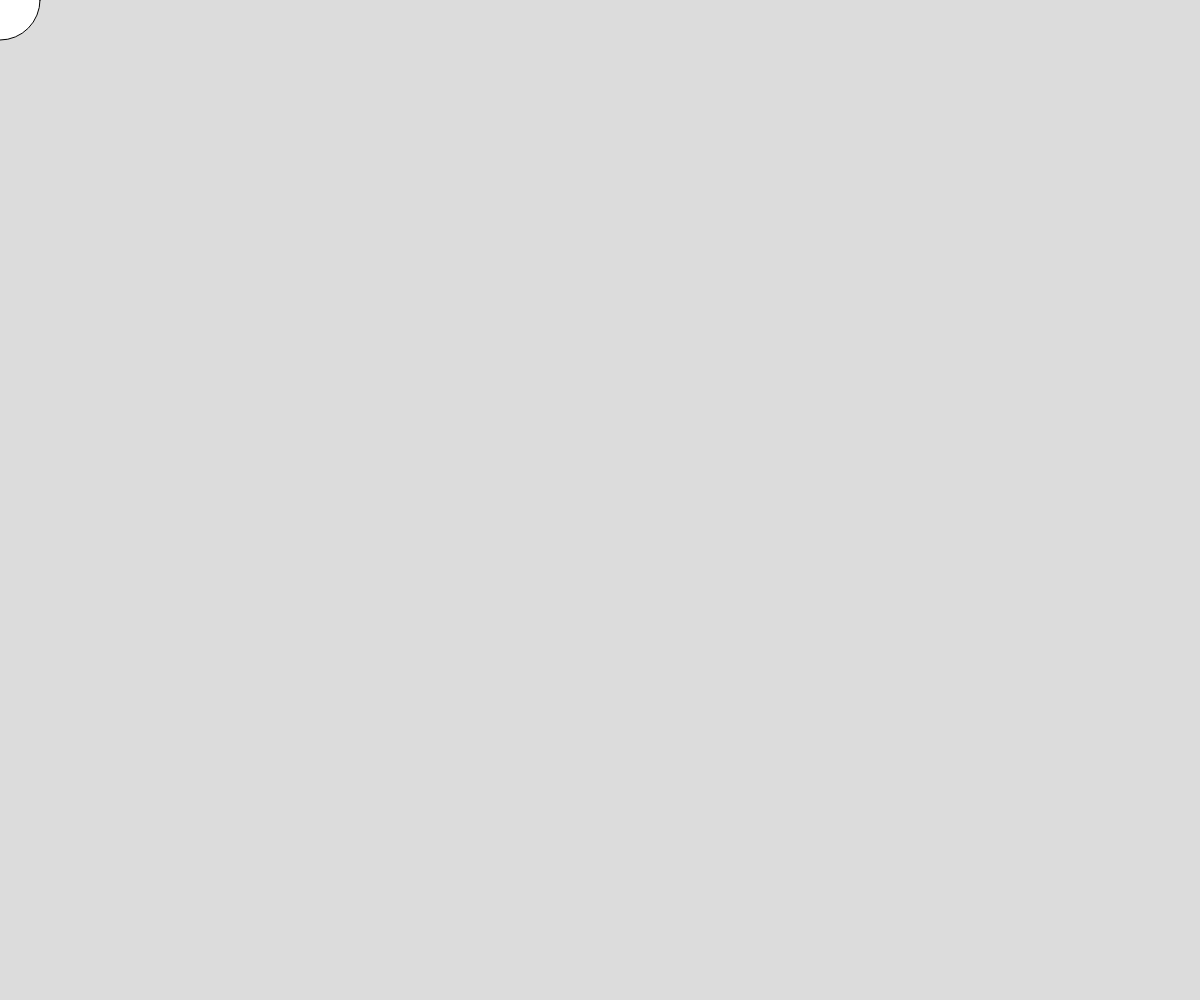
Frame 1 (no input)
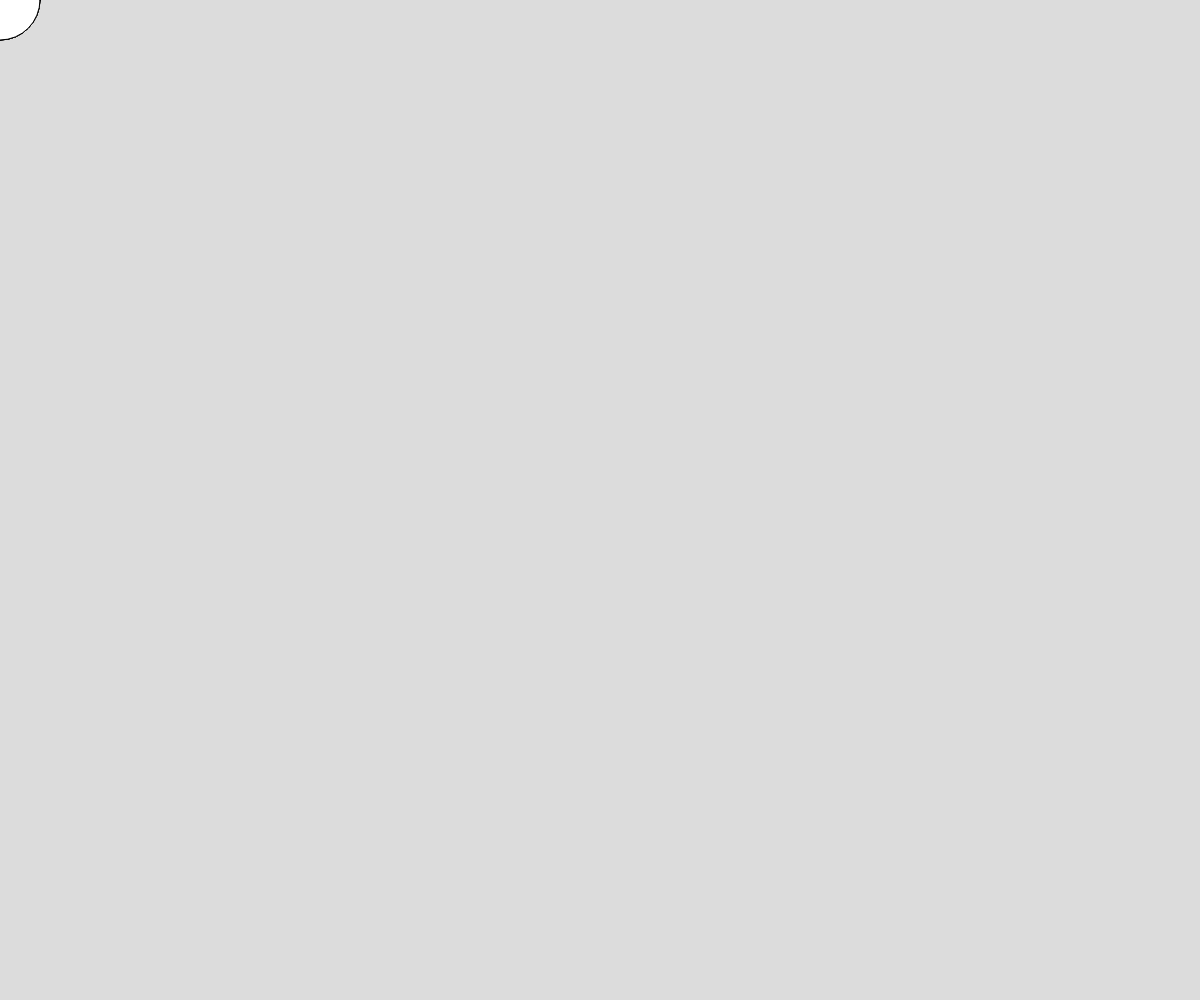
Frame 60 (no input)
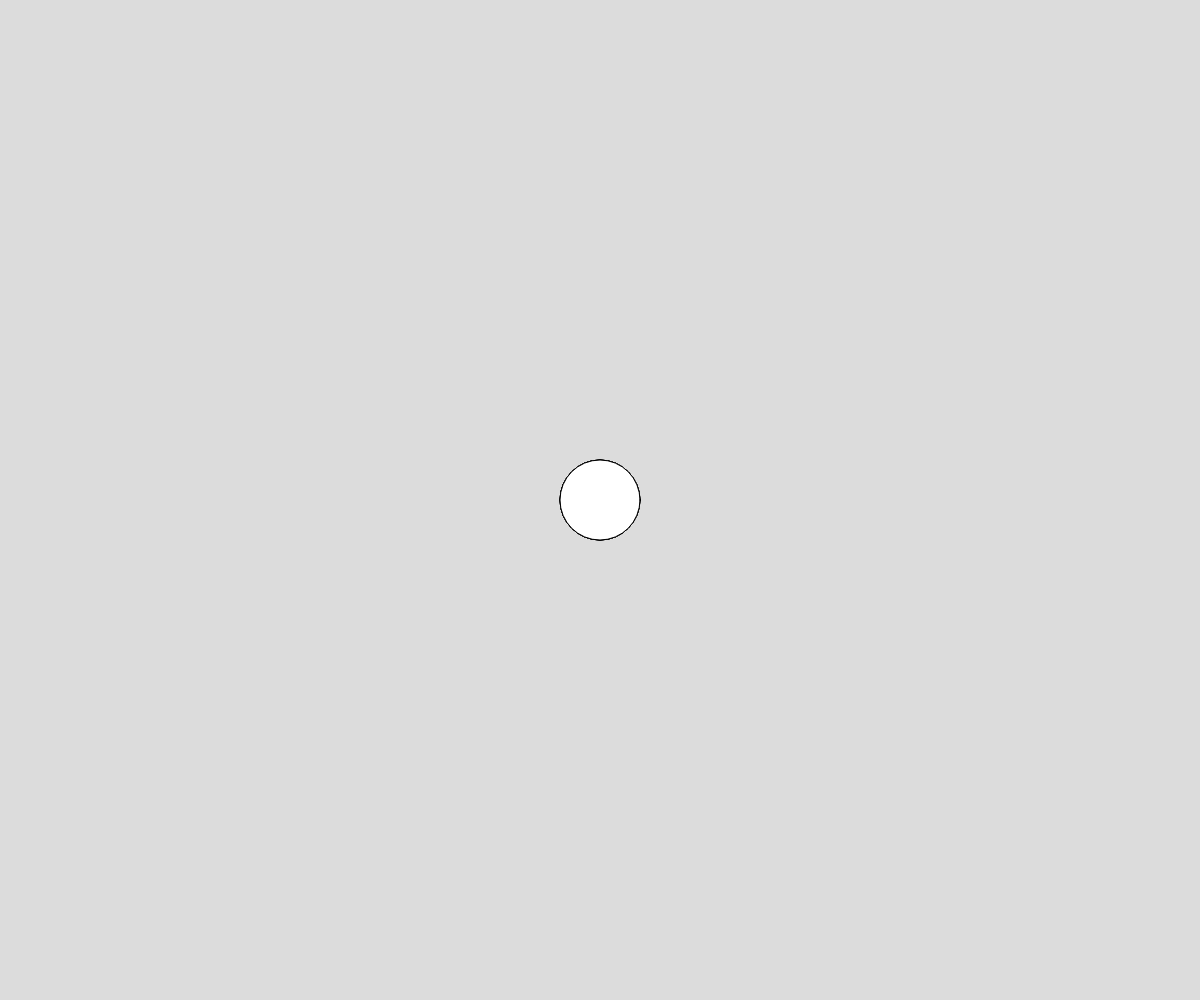
Frame 120 (the mouse pressed at the canvas centre since frame 60)

The p5.js sketch that drew these frames (run headless with seeded random() and noise() and a simulated clock; from frame 60 on, the mouse is pressed at the canvas centre):

// p5.js sketch
// ── sketch.js
let ellipses = [];

function setup() {
  createCanvas(windowWidth, windowHeight);
}

function draw() {
  background(220);

  if (mouseIsPressed) {
    fill(0);
  } else {
    fill(255);
  }

  // Add a new ellipse at the mouse cursor's position
  ellipses.push({ x: mouseX, y: mouseY, alpha: 255 });

  // Limit the number of ellipses to 5
  if (ellipses.length > 5) {
    ellipses.shift();
  }

  // Draw and update the ellipses
  for (let i = 0; i < ellipses.length; i++) {
    let currentEllipse = ellipses[i];
    ellipse(currentEllipse.x, currentEllipse.y, 80, 80);
    currentEllipse.alpha -= 5; // Reduce the alpha (fade out)
    fill(255, currentEllipse.alpha);
  }

  // Remove completely faded out ellipses
  ellipses = ellipses.filter(ellipse => ellipse.alpha > 0);
}
